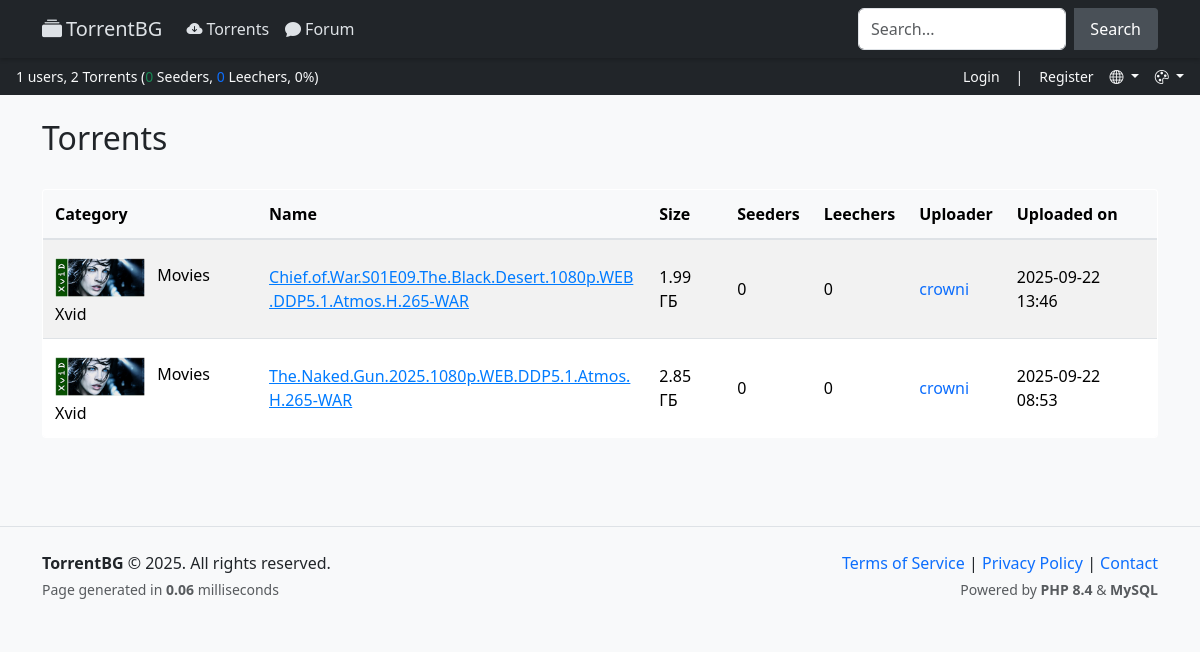
The app's page /torrents.php, older data.
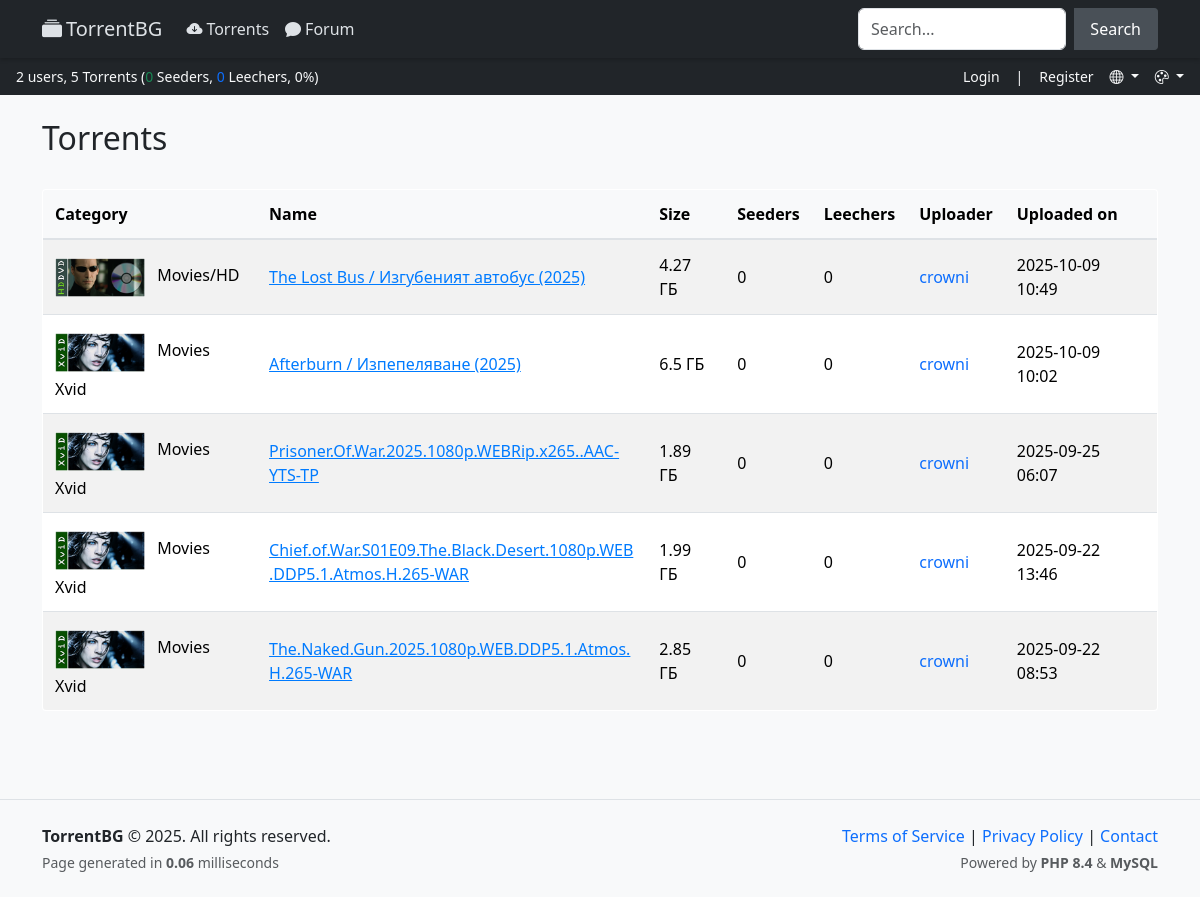
The same page, newer data.
### tables this page shows
CREATE TABLE IF NOT EXISTS `torrents` (
  `id` int UNSIGNED NOT NULL AUTO_INCREMENT,
  `info_hash` varchar(40) NOT NULL,
  `name` varchar(255) NOT NULL,
  `description` text,
  `poster` varchar(255) DEFAULT NULL,
  `imdb_link` varchar(255) DEFAULT NULL,
  `youtube_link` varchar(255) DEFAULT NULL,
  `category_id` int UNSIGNED NOT NULL DEFAULT '1',
  `uploader_id` int UNSIGNED NOT NULL,
  `size` bigint UNSIGNED NOT NULL,
  `files_count` int UNSIGNED NOT NULL DEFAULT '1',
  `seeders` int UNSIGNED NOT NULL DEFAULT '0',
  `leechers` int UNSIGNED NOT NULL DEFAULT '0',
  `completed` int UNSIGNED NOT NULL DEFAULT '0',
  `uploaded_at` datetime DEFAULT CURRENT_TIMESTAMP,
  `updated_at` datetime DEFAULT CURRENT_TIMESTAMP ON UPDATE CURRENT_TIMESTAMP,
  PRIMARY KEY (`id`),
  UNIQUE KEY `info_hash` (`info_hash`)
);

CREATE TABLE IF NOT EXISTS `categories` (
  `id` int UNSIGNED NOT NULL AUTO_INCREMENT,
  `name` varchar(50) NOT NULL,
  `icon` varchar(255) DEFAULT NULL,
  `description` varchar(255) DEFAULT NULL,
  `order` tinyint UNSIGNED NOT NULL DEFAULT '0',
  `is_active` tinyint(1) NOT NULL DEFAULT '1',
  PRIMARY KEY (`id`)
);

CREATE TABLE IF NOT EXISTS `users` (
  `id` int UNSIGNED NOT NULL AUTO_INCREMENT,
  `username` varchar(50) NOT NULL,
  `email` varchar(100) NOT NULL,
  `password` varchar(255) NOT NULL,
  `rank` tinyint UNSIGNED NOT NULL DEFAULT '2' COMMENT '1=Guest,2=User,3=Uploader,4=Validator,5=Moderator,6=Owner',
  `created_at` timestamp NULL DEFAULT CURRENT_TIMESTAMP,
  `last_login` datetime DEFAULT NULL,
  `language` varchar(5) DEFAULT 'en',
  `style` varchar(10) DEFAULT 'light',
  `unread_notifications` int UNSIGNED NOT NULL DEFAULT '0',
  PRIMARY KEY (`id`),
  UNIQUE KEY `username` (`username`),
  UNIQUE KEY `email` (`email`)
);

### includes/Language.php (called while the page is built, shortened)
<?php
class Language {
    private string $langCode;
    private array $translations = [];
    public function __construct(string $langCode = 'en') {
        $supported = ['en', 'bg', 'fr', 'de', 'ru'];
        $this->langCode = in_array($langCode, $supported) ? $langCode : 'en';
    }
    private function loadLanguage(): void {
        $file = __DIR__ . "/../language/{$this->langCode}.php";
        if (file_exists($file)) {
            $this->translations = require $file;
        } else {
            $this->translations = require __DIR__ . '/../language/en.php';
        }
    }
    public function get(string $key, ...$params): string {
        $text = $this->translations[$key] ?? "{{$key}}";
        return $params ? vsprintf($text, array_map('htmlspecialchars', $params)) : htmlspecialchars($text);
    }
    public function getCurrent(): string {
        return $this->langCode;
    }
}

### includes/StyleManager.php (called while the page is built, shortened)
<?php
class StyleManager {
    private string $style;
    public function __construct() {
        $this->style = $_GET['style'] ?? $_SESSION['style'] ?? $_COOKIE['style'] ?? 'light';
    }
    public function getCSS(): string {
        return "styles/{$this->style}/style.css";
    }
}

### includes/Auth.php (called while the page is built, shortened)
<?php
class Auth {
    private ?array $user = null;
    public function isLoggedIn(): bool {
        return $this->user !== null;
    }
}

### torrents.php (the view, shortened to what this page needs)
<?php
require_once __DIR__ . '/includes/Auth.php';
require_once __DIR__ . '/includes/Language.php';
$pdo = Database::getInstance();
function formatBytes($bytes, $precision = 2) {
    $units = ['Б', 'КБ', 'МБ', 'ГБ', 'ТБ'];
    $step = 1024;
    $i = 0;
    while ($bytes >= $step && $i < count($units) - 1) {
        $bytes /= $step;
        $i++;
    }
    return round($bytes, $precision) . ' ' . $units[$i];
}
$searchQuery = trim($_GET['q'] ?? '');
$sql = "
    SELECT
        t.id,
        t.name,
        t.size,
        t.seeders,
        t.leechers,
        t.uploaded_at,
        c.name as category_name,
        c.icon as category_icon,
        u.username as uploader_name,
        u.id as uploader_id
    FROM torrents t
    LEFT JOIN categories c ON t.category_id = c.id
    LEFT JOIN users u ON t.uploader_id = u.id
";
$params = [];
$sql .= " ORDER BY t.uploaded_at DESC";
$stmt = $pdo->prepare($sql);
$stmt->execute($params);
$torrents = $stmt->fetchAll();
require_once __DIR__ . '/templates/header.php';
?>
<div class="d-flex justify-content-between align-items-center mb-4">
    <?php if (!empty($searchQuery)): ?>
        <h2><?= $lang->get('search_results_for') ?> "<?= htmlspecialchars($searchQuery) ?>"</h2>
    <?php else: ?>
        <h2><?= $lang->get('torrents') ?></h2>
    <?php endif; ?>
</div>
<?php if (empty($torrents)): ?>
    <div class="alert alert-info">
        <?php if (!empty($searchQuery)): ?>
            <?= $lang->get('no_results') ?>
        <?php else: ?>
            <?= $lang->get('no_torrents_yet') ?>
        <?php endif; ?>
    </div>
<?php else: ?>
    <div class="table-responsive">
        <table class="table table-striped">
            <thead>
                <tr>
                    <th><?= $lang->get('category') ?></th>
                    <th style="width: 35%; min-width: 200px;"><?= $lang->get('name') ?></th>
                    <th><?= $lang->get('size') ?></th>
                    <th><?= $lang->get('seeders') ?></th>
                    <th><?= $lang->get('leechers') ?></th>
                    <th><?= $lang->get('uploader') ?></th>
                    <th><?= $lang->get('uploaded') ?></th>
                </tr>
            </thead>
            <tbody>
                <?php foreach ($torrents as $t): ?>
                    <tr>
                        <td>
                            <?php if (!empty($t['category_icon'])): ?>
                                <img src="/<?= htmlspecialchars($t['category_icon']) ?>" class="category-icon" alt="<?= htmlspecialchars($t['category_name'] ?? '') ?>">
                            <?php endif; ?>
                            <?= htmlspecialchars($t['category_name'] ?? $lang->get('uncategorized')) ?>
                        </td>
                        <td>
                            <a href="/torrent.php?id=<?= $t['id'] ?>"
                               class="torrent-name-link"
                               data-torrent-id="<?= $t['id'] ?>">
                                <?= htmlspecialchars($t['name']) ?>
                            </a>
                        </td>
                        <td><?= formatBytes($t['size']) ?></td>
                        <td><?= $t['seeders'] ?></td>
                        <td><?= $t['leechers'] ?></td>
                        <td>
                            <?php if (!empty($t['uploader_name'])): ?>
                                <a href="/profile.php?id=<?= $t['uploader_id'] ?>" class="text-decoration-none">
                                    <?= htmlspecialchars($t['uploader_name']) ?>
                                </a>
                            <?php else: ?>
                                <?= $lang->get('unknown') ?>
                            <?php endif; ?>
                        </td>
                        <td><?= date('Y-m-d H:i', strtotime($t['uploaded_at'])) ?></td>
                    </tr>
                <?php endforeach; ?>
            </tbody>
        </table>
    </div>
<?php endif; ?>
<?php require_once __DIR__ . '/templates/footer.php'; ?>

### templates/header.php (shortened to what this page needs)
<?php
require_once ROOT_PATH . 'includes/Auth.php';
require_once ROOT_PATH . 'includes/StyleManager.php';
require_once ROOT_PATH . 'includes/Language.php';
$pdo = Database::getInstance();
$auth = new Auth($pdo);
$styleManager = new StyleManager();
$lang = new Language($_SESSION['lang'] ?? 'en');
try {
    $pdo->exec("CREATE TABLE IF NOT EXISTS `peers` (
        `id` INT NOT NULL AUTO_INCREMENT,
        `torrent_id` INT NOT NULL,
        `peer_id` VARCHAR(40) NOT NULL,
        `ip` VARCHAR(45) NOT NULL,
        `port` INT NOT NULL,
        `seeder` TINYINT(1) NOT NULL DEFAULT 0,
        `uploaded` BIGINT UNSIGNED NOT NULL DEFAULT 0,
        `downloaded` BIGINT UNSIGNED NOT NULL DEFAULT 0,
        `left` BIGINT UNSIGNED NOT NULL DEFAULT 0,
        `last_announce` DATETIME NOT NULL DEFAULT CURRENT_TIMESTAMP ON UPDATE CURRENT_TIMESTAMP,
        PRIMARY KEY (`id`),
        UNIQUE KEY `unique_peer` (`torrent_id`, `peer_id`),
        KEY `torrent_id` (`torrent_id`),
        KEY `seeder` (`seeder`)
    ) ENGINE=InnoDB DEFAULT CHARSET=utf8mb4;");
} catch (Exception $e) {
}
$stmt = $pdo->query("SELECT COUNT(*) FROM users");
$totalUsers = $stmt->fetchColumn();
$stmt = $pdo->query("SELECT COUNT(*) FROM torrents");
$totalTorrents = $stmt->fetchColumn();
$hasSeederColumn = false;
try {
    $hasSeederColumn = true;
} catch (PDOException $e) {
}
if ($hasSeederColumn) {
    $pdo->exec("DELETE FROM peers WHERE last_announce < NOW() - INTERVAL 30 MINUTE");
    $stmt = $pdo->query("SELECT COUNT(*) FROM peers WHERE seeder = 1");
    $seeders = $stmt->fetchColumn();
    $stmt = $pdo->query("SELECT COUNT(*) FROM peers WHERE seeder = 0");
    $leechers = $stmt->fetchColumn();
    $totalPeers = $seeders + $leechers;
    $seederPercentage = $totalPeers > 0 ? round(($seeders / $totalPeers) * 100, 1) : 0;
    $statsText = sprintf(
        "%s %s, %s %s (<span class=\"text-success\">%s</span> %s, <span class=\"text-primary\">%s</span> %s, %s%%)",
        number_format($totalUsers),
        $lang->get('users'),
        number_format($totalTorrents),
        $lang->get('torrents'),
        number_format($seeders),
        $lang->get('seeders'),
        number_format($leechers),
        $lang->get('leechers'),
        $seederPercentage
    );
}
$greeting = '';
?>
<!DOCTYPE html>
<html lang="<?= $lang->getCurrent() ?>">
<head>
    <link href="https://cdn.jsdelivr.net/npm/bootstrap@5.3.3/dist/css/bootstrap.min.css" rel="stylesheet">
    <link rel="stylesheet" href="https://cdn.jsdelivr.net/npm/bootstrap-icons@1.11.3/font/bootstrap-icons.min.css">
    <link href="<?= $styleManager->getCSS() ?>" rel="stylesheet">
</head>
<body>
    <nav class="navbar navbar-expand-lg navbar-light bg-light">
        <div class="container">
            <a class="navbar-brand" href="/">
                <i class="bi bi-collection-fill me-1"></i><?= $lang->get('site_title') ?>
            </a>
            <div class="collapse navbar-collapse" id="navbarNav">
                <ul class="navbar-nav me-auto">
                    <li class="nav-item">
                        <a class="nav-link" href="/torrents.php">
                            <i class="bi bi-cloud-arrow-down-fill me-1"></i><?= $lang->get('torrents') ?>
                        </a>
                    </li>
                    <li class="nav-item">
                        <a class="nav-link" href="/forum.php">
                            <i class="bi bi-chat-fill me-1"></i><?= $lang->get('forum') ?>
                        </a>
                    </li>
                </ul>
                <form class="d-flex search-form" action="/search.php" method="GET">
                    <input class="form-control me-2" type="search" name="q" placeholder="<?= $lang->get('search_placeholder') ?>" aria-label="Search">
                    <button class="btn btn-outline-secondary" type="submit"><?= $lang->get('search_button') ?></button>
                </form>
            </div>
        </div>
    </nav>
    <div class="bg-dark text-light py-2 px-3 d-flex justify-content-between align-items-center small">
        <div>
            <?= $statsText ?>
        </div>
        <div class="d-flex align-items-center gap-3">
            <?php if ($auth->isLoggedIn()): ?>
                <?= $greeting ?>
            <?php else: ?>
                <a href="/login.php" class="text-light text-decoration-none"><?= $lang->get('login') ?></a> |
                <a href="/register.php" class="text-light text-decoration-none"><?= $lang->get('register') ?></a>
            <?php endif; ?>
            <li class="nav-item dropdown list-unstyled mb-0">
                <a class="nav-link dropdown-toggle p-0 text-light" href="#" id="langDropdown" role="button" data-bs-toggle="dropdown">
                    <i class="bi bi-globe"></i>
                </a>
            </li>
            <li class="nav-item dropdown list-unstyled mb-0">
                <a class="nav-link dropdown-toggle p-0 text-light" href="#" id="styleDropdown" role="button" data-bs-toggle="dropdown">
                    <i class="bi bi-palette"></i>
                </a>
            </li>
        </div>
    </div>
    <div class="container py-4">

### templates/footer.php (shortened to what this page needs)
<?php
$endTime = microtime(true);
$loadTime = round(($endTime - $_SERVER['REQUEST_TIME_FLOAT']) * 1000, 2);
?>
    </div>
<footer class="bg-light py-4 mt-5 border-top">
    <div class="container">
        <div class="row">
            <div class="col-md-6 text-center text-md-start">
                <p class="mb-1">
                    <strong>TorrentBG</strong> &copy; <?= date('Y') ?>. <?= $lang->get('all_rights_reserved') ?>.
                </p>
                <p class="text-muted small mb-0">
                    <?= $lang->get('page_generated_in') ?> <strong><?= $loadTime ?></strong> <?= $lang->get('milliseconds') ?>
                </p>
            </div>
            <div class="col-md-6 text-center text-md-end">
                <p class="mb-1">
                    <a href="/terms.php" class="text-decoration-none"><?= $lang->get('terms_of_service') ?></a> |
                    <a href="/privacy.php" class="text-decoration-none"><?= $lang->get('privacy_policy') ?></a> |
                    <a href="/contact.php" class="text-decoration-none"><?= $lang->get('contact') ?></a>
                </p>
                <p class="text-muted small mb-0">
                    <?= $lang->get('powered_by') ?> <strong>PHP 8.4</strong> &amp; <strong>MySQL</strong>
                </p>
            </div>
        </div>
    </div>
</footer>
</body>
</html>

### styles/light/style.css (style rules this page uses)
body { background-color: #f8f9fa; color: #212529; font-family: 'Segoe UI', Tahoma, Geneva, Verdana, sans-serif; }
.navbar { background-color: #212529 !important; box-shadow: 0 2px 4px rgba(0,0,0,0.2); }
.navbar-brand, .navbar-nav .nav-link { color: #dee2e6 !important; }
.search-form button { background-color: #495057; color: white; border: 1px solid #495057; border-left: none; border-radius: 0 4px 4px 0; padding: 0.5rem 1rem; cursor: pointer; }
.table { background-color: white; border: 1px solid #dee2e6; border-radius: 4px; overflow: hidden; }
.table thead th { background-color: #f8f9fa; border-bottom: 2px solid #dee2e6; padding: 0.75rem; font-weight: bold; text-align: left; }
.table tbody td { padding: 0.75rem; vertical-align: middle; }
.table tbody tr:nth-child(even) { background-color: #f8f9fa; }

### templates/header.php (style rules this page uses)
.search-form { max-width: 300px; }

### torrents.php (style rules this page uses)
.category-icon { width: 90px; height: 50px; object-fit: contain; vertical-align: middle; margin-right: 8px; }
.torrent-name-link { cursor: help; text-decoration: underline; color: #007bff; display: inline-block; max-width: 100%; word-break: break-word; }

Row changes from the older to the newer data that the page shows:
added torrents: category.icon (picture), category.name "Movies/HD", name "The Lost Bus / Изгубеният автобус (2025)", size "4.27 ГБ", seeders "0", leechers "0", users.username "crowni", uploaded_at "2025-10-09 10:49"
added torrents: category.icon (picture), category.name "Movies Xvid", name "Afterburn / Изпепеляване (2025)", size "6.5 ГБ", seeders "0", leechers "0", users.username "crowni", uploaded_at "2025-10-09 10:02"
added torrents: category.icon (picture), category.name "Movies Xvid", name "Prisoner.Of.War.2025.1080p.WEBRip.x265..AAC-YTS-TP", size "1.89 ГБ", seeders "0", leechers "0", users.username "crowni", uploaded_at "2025-09-25 06:07"
Text that changed along with them:
$totalUsers: "1" → "2"
$totalTorrents: "2" → "5"
